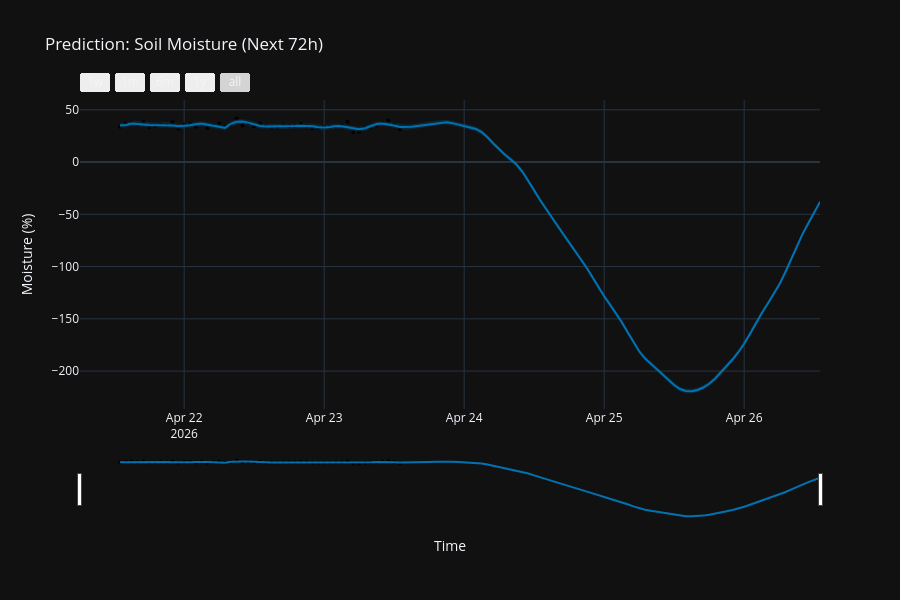

Notebook source saved alongside this figure:
### Code cell
# Create future dates for the next 3 days (72 hours)
future = m.make_future_dataframe(periods=72, freq='h')
# Weather simulation for the future (e.g., 28 stable degrees and 0 rain)
future['temp'] = moisture_prophet_df['temp'].tolist() + [28.0] * 72
future['rain'] = moisture_prophet_df['rain'].tolist() + [0.0] * 72
# Prediction
moisture_humidity_forecast = m.predict(future)

fig = plot_plotly(m, moisture_humidity_forecast)
fig.update_layout(
    title="Prediction: Soil Moisture (Next 72h)",
    template="plotly_dark",
    xaxis_title="Time",
    yaxis_title="Moisture (%)"
)
fig.show()
